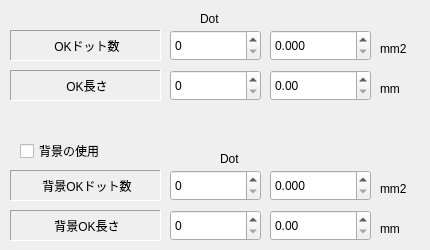
      <widget class="QWidget" name="tab">
       <attribute name="title">
        <string>検出</string>
       </attribute>
       <widget class="QDoubleSpinBox" name="doubleSpinBoxOKDotMM">
        <property name="geometry">
         <rect>
          <x>270</x>
          <y>30</y>
          <width>101</width>
          <height>31</height>
         </rect>
        </property>
        <property name="decimals">
         <number>3</number>
        </property>
        <property name="maximum">
         <double>99999999.000000000000000</double>
        </property>
        <property name="singleStep">
         <double>0.100000000000000</double>
        </property>
       </widget>
       <widget class="QLabel" name="label_18">
        <property name="geometry">
         <rect>
          <x>10</x>
          <y>30</y>
          <width>151</width>
          <height>31</height>
         </rect>
        </property>
        <property name="frameShape">
         <enum>QFrame::Panel</enum>
        </property>
        <property name="frameShadow">
         <enum>QFrame::Sunken</enum>
        </property>
        <property name="text">
         <string>OKドット数</string>
        </property>
        <property name="alignment">
         <set>Qt::AlignCenter|Qt::AlignHCenter|Qt::AlignLeading|Qt::AlignLeft|Qt::AlignVCenter</set>
        </property>
       </widget>
       <widget class="QSpinBox" name="EditOKDot">
        <property name="geometry">
         <rect>
          <x>170</x>
          <y>30</y>
          <width>91</width>
          <height>31</height>
         </rect>
        </property>
        <property name="maximum">
         <number>99999999</number>
        </property>
       </widget>
       <widget class="QLabel" name="label_10">
        <property name="geometry">
         <rect>
          <x>200</x>
          <y>10</y>
          <width>61</width>
          <height>18</height>
         </rect>
        </property>
        <property name="text">
         <string>Dot</string>
        </property>
       </widget>
       <widget class="QLabel" name="label_11">
        <property name="geometry">
         <rect>
          <x>380</x>
          <y>40</y>
          <width>41</width>
          <height>18</height>
         </rect>
        </property>
        <property name="text">
         <string>mm2</string>
        </property>
       </widget>
       <widget class="QLabel" name="label_35">
        <property name="geometry">
         <rect>
          <x>10</x>
          <y>70</y>
          <width>151</width>
          <height>31</height>
         </rect>
        </property>
        <property name="frameShape">
         <enum>QFrame::Panel</enum>
        </property>
        <property name="frameShadow">
         <enum>QFrame::Sunken</enum>
        </property>
        <property name="text">
         <string>OK長さ</string>
        </property>
        <property name="alignment">
         <set>Qt::AlignCenter|Qt::AlignHCenter|Qt::AlignLeading|Qt::AlignLeft|Qt::AlignVCenter</set>
        </property>
       </widget>
       <widget class="QSpinBox" name="EditOKLength">
        <property name="geometry">
         <rect>
          <x>170</x>
          <y>70</y>
          <width>91</width>
          <height>31</height>
         </rect>
        </property>
        <property name="maximum">
         <number>99999999</number>
        </property>
       </widget>
       <widget class="QLabel" name="label_37">
        <property name="geometry">
         <rect>
          <x>380</x>
          <y>80</y>
          <width>41</width>
          <height>18</height>
         </rect>
        </property>
        <property name="text">
         <string>mm</string>
        </property>
       </widget>
       <widget class="QDoubleSpinBox" name="doubleSpinBoxOKLengthMM">
        <property name="geometry">
         <rect>
          <x>270</x>
          <y>70</y>
          <width>101</width>
          <height>31</height>
         </rect>
        </property>
        <property name="maximum">
         <double>99999999.000000000000000</double>
        </property>
       </widget>
       <widget class="QLabel" name="label_77">
        <property name="geometry">
         <rect>
          <x>220</x>
          <y>150</y>
          <width>61</width>
          <height>18</height>
         </rect>
        </property>
        <property name="text">
         <string>Dot</string>
        </property>
       </widget>
       <widget class="QLabel" name="label_78">
        <property name="geometry">
         <rect>
          <x>10</x>
          <y>170</y>
          <width>151</width>
          <height>31</height>
         </rect>
        </property>
        <property name="frameShape">
         <enum>QFrame::Panel</enum>
        </property>
        <property name="frameShadow">
         <enum>QFrame::Sunken</enum>
        </property>
        <property name="text">
         <string>背景OKドット数</string>
        </property>
        <property name="alignment">
         <set>Qt::AlignCenter|Qt::AlignHCenter|Qt::AlignLeading|Qt::AlignLeft|Qt::AlignVCenter</set>
        </property>
       </widget>
       <widget class="QSpinBox" name="EditBackGroundOKDot">
        <property name="geometry">
         <rect>
          <x>170</x>
          <y>170</y>
          <width>91</width>
          <height>31</height>
         </rect>
        </property>
        <property name="maximum">
         <number>99999999</number>
        </property>
       </widget>
       <widget class="QSpinBox" name="EditBackGroundOKLength">
        <property name="geometry">
         <rect>
          <x>170</x>
          <y>210</y>
          <width>91</width>
          <height>31</height>
         </rect>
        </property>
        <property name="maximum">
         <number>99999999</number>
        </property>
       </widget>
       <widget class="QLabel" name="label_79">
        <property name="geometry">
         <rect>
          <x>380</x>
          <y>220</y>
          <width>41</width>
          <height>18</height>
         </rect>
        </property>
        <property name="text">
         <string>mm</string>
        </property>
       </widget>
       <widget class="QLabel" name="label_80">
        <property name="geometry">
         <rect>
          <x>10</x>
          <y>210</y>
          <width>151</width>
          <height>31</height>
         </rect>
        </property>
        <property name="frameShape">
         <enum>QFrame::Panel</enum>
        </property>
        <property name="frameShadow">
         <enum>QFrame::Sunken</enum>
        </property>
        <property name="text">
         <string>背景OK長さ</string>
        </property>
        <property name="alignment">
         <set>Qt::AlignCenter|Qt::AlignHCenter|Qt::AlignLeading|Qt::AlignLeft|Qt::AlignVCenter</set>
        </property>
       </widget>
       <widget class="QDoubleSpinBox" name="doubleSpinBoxBackGroundOKDotMM">
        <property name="geometry">
         <rect>
          <x>270</x>
          <y>170</y>
          <width>101</width>
          <height>31</height>
         </rect>
        </property>
        <property name="decimals">
         <number>3</number>
        </property>
        <property name="maximum">
         <double>99999999.000000000000000</double>
        </property>
        <property name="singleStep">
         <double>0.100000000000000</double>
        </property>
       </widget>
       <widget class="QDoubleSpinBox" name="doubleSpinBoxBackGroundOKLengthMM">
        <property name="geometry">
         <rect>
          <x>270</x>
          <y>210</y>
          <width>101</width>
          <height>31</height>
         </rect>
        </property>
        <property name="maximum">
         <double>99999999.000000000000000</double>
        </property>
       </widget>
       <widget class="QLabel" name="label_82">
        <property name="geometry">
         <rect>
          <x>380</x>
          <y>180</y>
          <width>41</width>
          <height>18</height>
         </rect>
        </property>
        <property name="text">
         <string>mm2</string>
        </property>
       </widget>
       <widget class="QCheckBox" name="checkBoxUseBackGround">
        <property name="geometry">
         <rect>
          <x>20</x>
          <y>140</y>
          <width>131</width>
          <height>22</height>
         </rect>
        </property>
        <property name="text">
         <string>背景の使用</string>
        </property>
       </widget>
      </widget>
